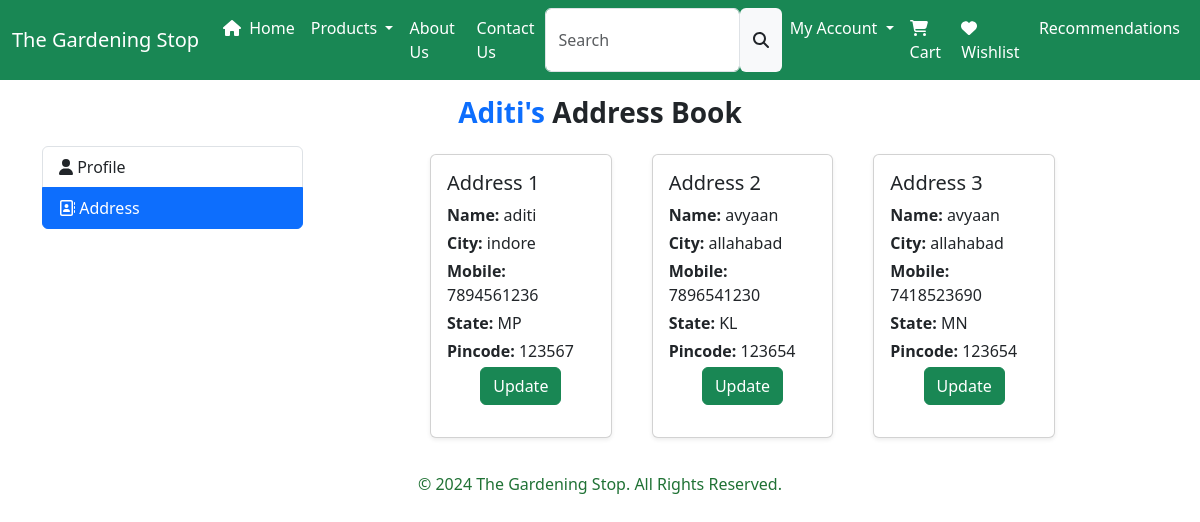
The page /address/ (signed in) on the database its author committed.
### app/models.py (models this page shows, shortened)
class Customer(models.Model):
    user = models.ForeignKey(User, on_delete=models.CASCADE)
    name = models.CharField(max_length=200)
    city = models.CharField(max_length=50)
    mobile = models.CharField(
        max_length=10,
        validators=[
            RegexValidator(regex='^\d{10}$', message='Mobile number must be exactly 10 digits.')
        ]
    )
    pincode = models.CharField(
        max_length=6,
        validators=[
            RegexValidator(regex='^\d{6}$', message='Pincode must be exactly 6 digits.')
        ]
    )
    state = models.CharField(choices=STATE_CHOICES, max_length=50)

### app/views.py (the view)
# urls.py: path('address/',views.address,name='address'),
def address(request):
    totalitem =0
    if request.user.is_authenticated:
        totalitem= len(Cart.objects.filter(user=request.user))
    add = Customer.objects.filter(user=request.user)
    return render(request,'address.html',locals())

### app/templates/address.html (shortened to what this page needs)
{% extends "base.html" %}
{% block main-content %}
<div class="container my-3">
    <div class="row">
        <div class="col-sm-12 text-center mb-2">
            <h3 class="fw-bold"><span class="text-capitalize text-primary">{{ request.user }}'s</span> Address Book</h3>
        </div>
    </div>
    <div class="row">
        <div class="col-sm-3">
            <div class="list-group">
                <a href="{% url 'profile' %}" class="list-group-item list-group-item-action ">
                    <i class="fa-solid fa-user"></i> Profile
                </a>
                <a href="{% url 'address' %}" class="list-group-item list-group-item-action active">
                    <i class="fa-regular fa-address-book"></i> Address
                </a>
            </div>
        </div>
        <div class="col-sm-7 offset-sm-1">
            <div class="row">
                {% for ad in add %}
                    <div class="col-sm-4">
                        <div class="card m-2 shadow-sm">
                            <div class="card-body p-3">
                                <h5 class="card-title">Address {{ forloop.counter }}</h5>
                                <p class="mb-1"><strong>Name:</strong> {{ ad.name }}</p>
                                <p class="mb-1"><strong>City:</strong> {{ ad.city }}</p>
                                <p class="mb-1"><strong>Mobile:</strong> {{ ad.mobile }}</p>
                                <p class="mb-1"><strong>State:</strong> {{ ad.state }}</p>
                                <p class="mb-1"><strong>Pincode:</strong> {{ ad.pincode }}</p>
                                <p class="text-center"><a href="{% url 'updateAddress' pk=ad.id %}" type="button" class="btn btn-success">Update</a></p>
                            </div>
                        </div>
                    </div>
                {% endfor %}
            </div>
        </div>
    </div>
</div>
{% endblock main-content %}

### app/templates/base.html (style rules this page uses)
body { display: flex; flex-direction: column; min-height: 100vh; }

### rows shown on the page
Customer: name "aditi", city "indore", mobile "7894561236", state "MP", pincode "123567"
Customer: name "avyaan", city "allahabad", mobile "7896541230", state "KL", pincode "123654"
Customer: name "avyaan", city "allahabad", mobile "7418523690", state "MN", pincode "123654"

### other values the page prints
{{ request.user }} "Aditi"
